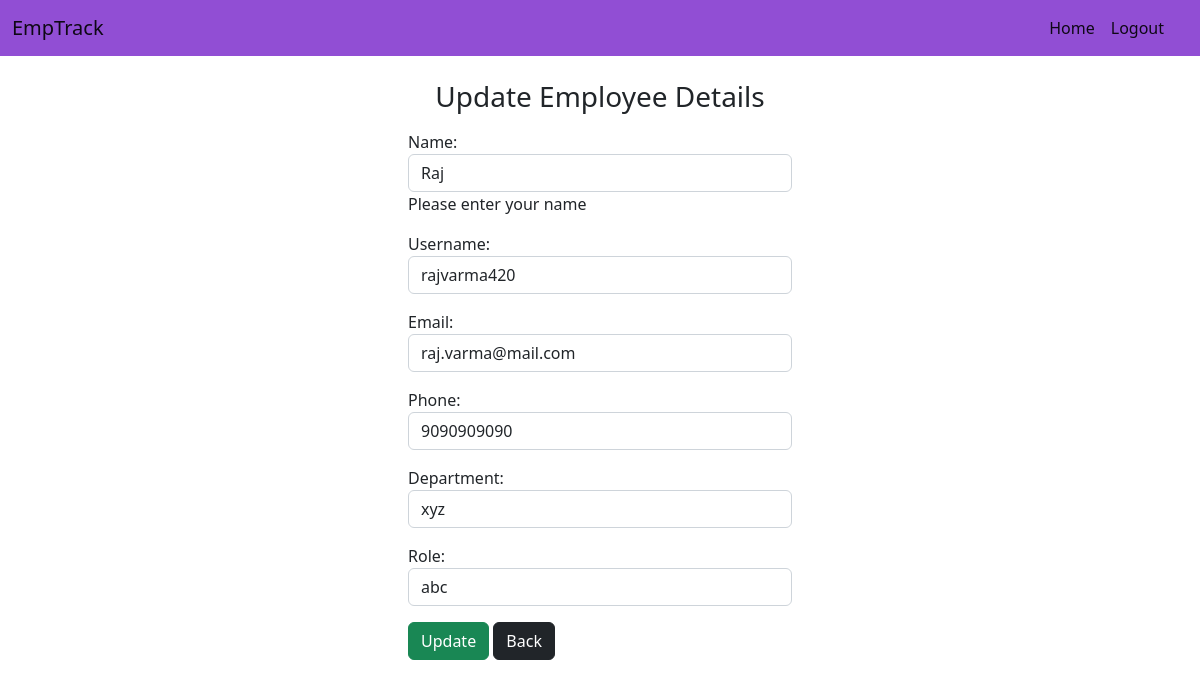
Screenshot of /update/18 (signed in) with the database file from the repository.
### empDetail/models.py (models this page shows, shortened)
class Employee(models.Model):
    name = models.CharField(max_length=264, error_messages = {"required": "Enter Your name"})
    username = models.CharField(max_length=264, unique=True)
    email = models.EmailField(max_length=264, unique=True, blank=True)
    phone = models.IntegerField( blank=True)
    department = models.CharField(max_length=264)
    role = models.CharField(max_length=264)

### empDetail/views.py (the view, shortened to what this page needs)
# urls.py: path('update/<int:pk>', views.update , name="update"),
@login_required
def update(request,pk):
    if request.method == "GET":
        empForm = EmployeeForm(instance=Employee.objects.get(pk = pk))
    return render(request, 'empDetail/update.html', {'empForm' : empForm})

### empDetail/templates/empDetail/update.html (shortened to what this page needs)
{% extends 'empDetail/base.html' %}
{% load static %}
{% block mainblock1 %}
<div class="row">
    <div class="col-sm-4 offset-4">
        <h3 class="h3 text-center mt-3">Update Employee Details</h3>
        <div class="jumbotron my-3">
            <form action="" method="POST" novalidate>
                {{empForm.as_p}}
                <input type="submit" class="btn btn-success" value="Update">
                <a href="{% url 'index' %}" class="btn btn-dark">Back</a>
            </form>
        </div>
    </div>
</div>
{% endblock mainblock1 %}

### rows the page displays
Employee: name "Raj", username "rajvarma420", email "raj.varma@mail.com", phone "9090909090", department "xyz", role "abc"
